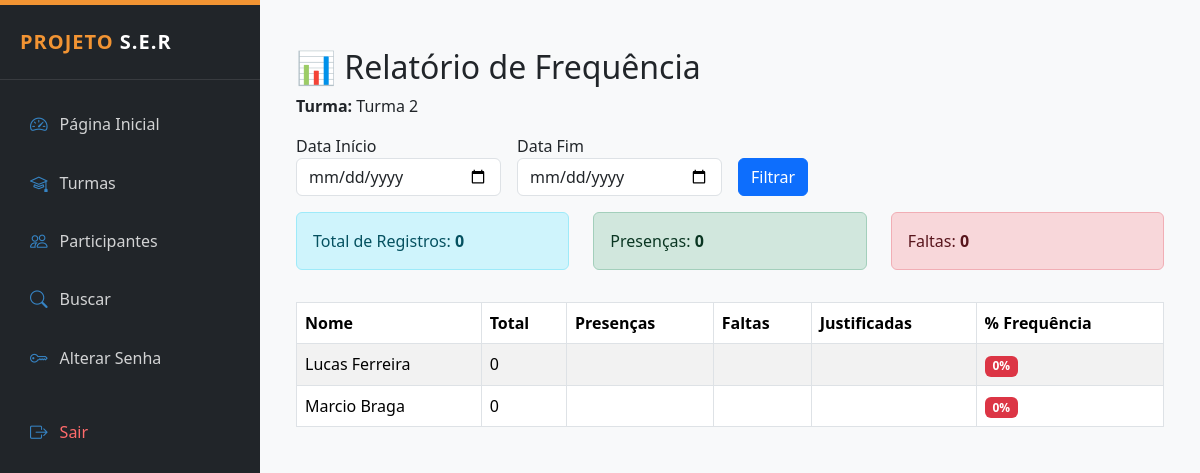
The page /public/presenca_relatorios.php?turma_id=3 on the database as committed earlier.
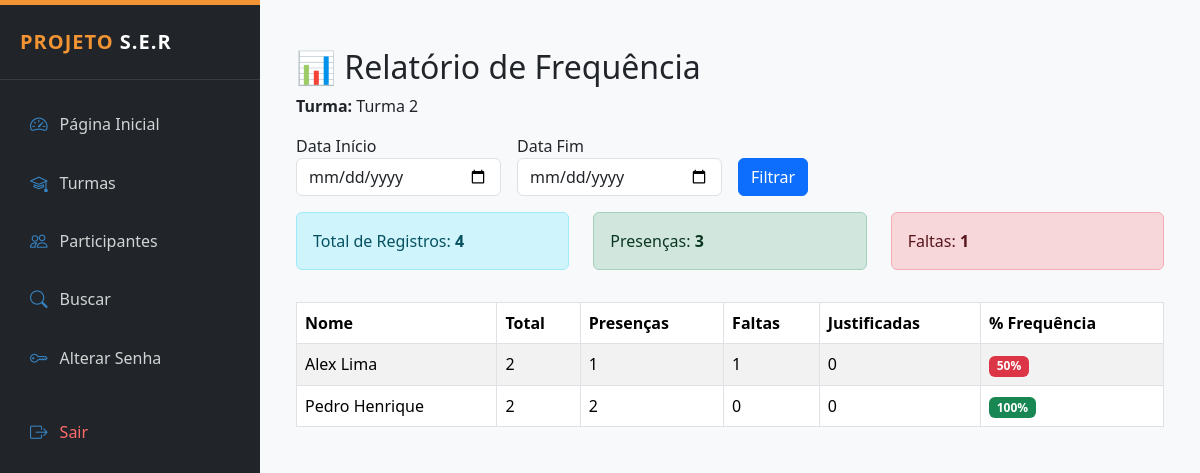
The same page on the database as committed later.
### tables this page shows
CREATE TABLE `turmas` (
  `id` int(11) NOT NULL,
  `nome` varchar(120) NOT NULL,
  `descricao` text DEFAULT NULL,
  `responsavel` varchar(100) DEFAULT NULL,
  `data_inicio` date DEFAULT NULL,
  `data_fim` date DEFAULT NULL,
  `status` enum('ativa','encerrada') DEFAULT 'ativa',
  `criado_em` timestamp NOT NULL DEFAULT current_timestamp()
);

CREATE TABLE `participantes` (
  `id` int(11) NOT NULL,
  `nome` varchar(120) NOT NULL,
  `numero_processo` varchar(50) DEFAULT NULL,
  `cpf` varchar(11) DEFAULT NULL,
  `data_nascimento` date DEFAULT NULL,
  `telefone` varchar(20) DEFAULT NULL,
  `email` varchar(120) DEFAULT NULL,
  `endereco` varchar(150) DEFAULT NULL,
  `bairro` varchar(100) DEFAULT NULL,
  `turma_id` int(11) DEFAULT NULL,
  `observacoes` text DEFAULT NULL,
  `criado_em` timestamp NOT NULL DEFAULT current_timestamp(),
  `caso_id` int(11) DEFAULT NULL,
  `status` enum('ativo','inativo') DEFAULT 'ativo',
  `total_passagens` int(11) DEFAULT 0
);

### public/presenca_relatorios.php (the view, shortened to what this page needs)
<?php
require_once __DIR__ . "/../config/conexao.php";
require_once __DIR__ ."/../layout/admin_header.php";
$turma_id = $_GET['turma_id'] ?? null;
$data_inicio = $_GET['data_inicio'] ?? null;
$data_fim = $_GET['data_fim'] ?? null;
$stmt = $pdo->prepare("SELECT * FROM turmas WHERE id = ?");
$stmt->execute([$turma_id]);
$turma = $stmt->fetch();
$filtro_data = "";
$params = [$turma_id];
$stmt = $pdo->prepare("
SELECT
    p.id,
    p.nome,
    COUNT(pr.id) as total,
    SUM(pr.status = 'presente') as presencas,
    SUM(pr.status = 'falta') as faltas,
    SUM(pr.status = 'justificado') as justificadas
FROM participantes p
LEFT JOIN presencas pr ON pr.participante_id = p.id
LEFT JOIN turmas_sessoes ts ON ts.id = pr.sessao_id
WHERE p.turma_id = ?
$filtro_data
GROUP BY p.id
ORDER BY p.nome
");
$stmt->execute($params);
$dados = $stmt->fetchAll();
$total_aulas = 0;
$total_presencas = 0;
$total_faltas = 0;
foreach ($dados as $d) {
    $total_aulas += $d['total'];
    $total_presencas += $d['presencas'];
    $total_faltas += $d['faltas'];
}
?>
<div class="container mt-4">
<h2>📊 Relatório de Frequência</h2>
<p><strong>Turma:</strong> <?= $turma['nome'] ?></p>
<form method="GET" class="row g-3 mb-3">
    <div class="col-md-3">
        <label>Data Início</label>
        <input type="date" name="data_inicio" value="<?= $data_inicio ?>" class="form-control">
    </div>
    <div class="col-md-3">
        <label>Data Fim</label>
        <input type="date" name="data_fim" value="<?= $data_fim ?>" class="form-control">
    </div>
    <div class="col-md-3 align-self-end">
        <button class="btn btn-primary">Filtrar</button>
    </div>
</form>
<div class="row mb-3">
    <div class="col-md-4">
        <div class="alert alert-info">
            Total de Registros: <strong><?= $total_aulas ?></strong>
        </div>
    </div>
    <div class="col-md-4">
        <div class="alert alert-success">
            Presenças: <strong><?= $total_presencas ?></strong>
        </div>
    </div>
    <div class="col-md-4">
        <div class="alert alert-danger">
            Faltas: <strong><?= $total_faltas ?></strong>
        </div>
    </div>
</div>
<table class="table table-bordered table-striped">
<thead>
<tr>
    <th>Nome</th>
    <th>Total</th>
    <th>Presenças</th>
    <th>Faltas</th>
    <th>Justificadas</th>
    <th>% Frequência</th>
</tr>
</thead>
<tbody>
<?php foreach ($dados as $d):
$percentual = $d['total'] > 0 ? round(($d['presencas'] / $d['total']) * 100, 1) : 0;
?>
<tr>
    <td><?= $d['nome'] ?></td>
    <td><?= $d['total'] ?></td>
    <td><?= $d['presencas'] ?></td>
    <td><?= $d['faltas'] ?></td>
    <td><?= $d['justificadas'] ?></td>
    <td>
        <span class="badge <?= $percentual >= 75 ? 'bg-success' : 'bg-danger' ?>">
            <?= $percentual ?>%
        </span>
    </td>
</tr>
<?php endforeach; ?>
</tbody>
</table>
</div>
<?php require_once __DIR__ ."/../layout/admin_footer.php";?>

### layout/admin_header.php (shortened to what this page needs)
<!DOCTYPE html>
<html lang="pt-br">
<head>
    <link href="https://cdn.jsdelivr.net/npm/bootstrap@5.3.2/dist/css/bootstrap.min.css" rel="stylesheet">
    <link rel="stylesheet" href="https://cdn.jsdelivr.net/npm/bootstrap-icons@1.11.0/font/bootstrap-icons.css">
</head>
<body>
    <div class="d-flex">
        <div class="sidebar text-white shadow">
            <div class="brand-area">
                <h5 class="mb-0 fw-bold" style="letter-spacing: 1px;">
                    <span style="color: var(--ser-orange);">PROJETO</span> S.E.R
                </h5>
            </div>
            <ul class="nav flex-column">
                <li class="nav-item">
                    <a href="/public/dashboard.php" class="nav-link">
                        <i class="bi bi-speedometer2"></i> Página Inicial
                    </a>
                </li>
                <li class="nav-item">
                    <a href="/public/turmas_lista.php" class="nav-link">
                        <i class="bi bi-mortarboard"></i> Turmas
                    </a>
                </li>
                <li class="nav-item">
                    <a href="/public/participantes_lista.php" class="nav-link">
                        <i class="bi bi-people"></i> Participantes
                    </a>
                </li>
                <li class="nav-item">
                    <a href="/public/busca.php" class="nav-link">
                        <i class="bi bi-search"></i> Buscar
                    </a>
                </li>
                <li class="nav-item mt-auto">
                    <a href="/public/alterar_senha.php" class="nav-link">
                        <i class="bi bi-key"></i> Alterar Senha
                    </a>
                </li>
                <li class="nav-item mt-auto">
                    <a href="/public/logout.php" class="nav-link text-danger">
                        <i class="bi bi-box-arrow-right"></i> Sair
                    </a>
                </li>
            </ul>
        </div>
        <div class="flex-grow-1 p-4 bg-light">

### layout/admin_footer.php (shortened to what this page needs)
    </div>
</div>
</body>
</html>

### layout/admin_header.php (style rules this page uses)
:root { --ser-orange: #F29433; --ser-blue: #3684C4; --ser-wine: #A61C62; --ser-light: #f8f9fa; }
body { font-family: 'Segoe UI', Tahoma, Geneva, Verdana, sans-serif; background-color: var(--ser-light); }
.sidebar { width: 260px; min-height: 100vh; background-color: #212529; border-top: 5px solid var(--ser-orange); box-shadow: 2px 0 10px rgba(0, 0, 0, 0.1); transition: all 0.3s; }
.sidebar .nav-link { color: rgba(255, 255, 255, 0.8); padding: 12px 20px; border-radius: 8px; margin: 4px 10px; display: flex; align-items: center; transition: 0.2s; }
.sidebar .nav-link i { font-size: 1.1rem; margin-right: 12px; color: var(--ser-blue); }
.brand-area { padding: 25px 20px; border-bottom: 1px solid rgba(255, 255, 255, 0.1); margin-bottom: 15px; }
.sidebar .text-danger { color: #ff6b6b !important; margin-top: 20px; }

Rows that differ between the two databases and show on the page:
removed participantes: nome "Lucas Ferreira", total "0", percentual "0"
removed participantes: nome "Marcio Braga", total "0", percentual "0"
added participantes: nome "Alex Lima", total "2", presencas "1", faltas "1", justificadas "0", percentual "50"
added participantes: nome "Pedro Henrique", total "2", presencas "2", faltas "0", justificadas "0", percentual "100"
Other text that changed with them:
$total_aulas: "0" → "4"
$total_presencas: "0" → "3"
$total_faltas: "0" → "1"
